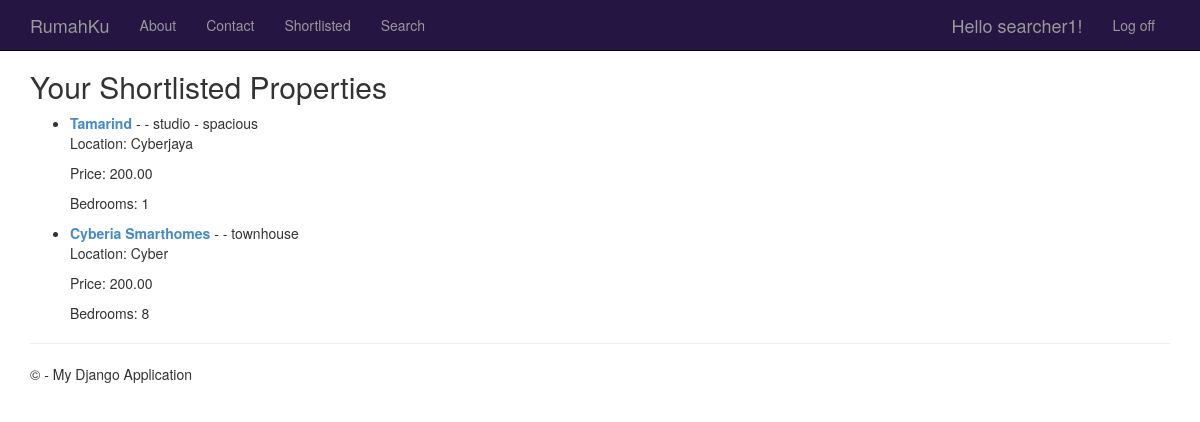
Page /searcher/shortlisted/ (signed in) on the committed database.
### app/models.py (models this page shows, shortened)
class ShortlistedProperty(models.Model):
    searcher = models.ForeignKey(Searcher, on_delete=models.CASCADE, related_name='shortlisted_properties')
    property = models.ForeignKey('Property', on_delete=models.CASCADE)  # Assuming you have a Property model

class Property(models.Model):
    title = models.CharField(max_length=100)
    description = models.TextField()
    location = models.CharField(max_length=100, default="Unknown")
    price = models.DecimalField(max_digits=10, decimal_places=2, default=0)
    bedrooms = models.PositiveIntegerField(default=1)
    owner = models.ForeignKey(Owner, on_delete=models.SET_NULL, null=True)  # ForeignKey to the Owner model, allowing null values
    max_no_of_tenants = models.IntegerField(default=1)  # Assuming a default value of 1 tenant

### Searcher/views.py (the view)
# urls.py: path('shortlisted/', views.properties_shortlisted, name='properties_shortlisted'),
@login_required
def properties_shortlisted(request):
    shortlisted_properties = models.ShortlistedProperty.objects.filter(searcher__user=request.user)
    return render(request, 'properties_shortlisted.html', {'shortlisted_properties': shortlisted_properties})

### Searcher/templates/properties_shortlisted.html
{% extends "app/layout.html" %} {% block content %}
     <h2>Your Shortlisted Properties</h2>
    {% if shortlisted_properties %}
        <ul>
            {% for shortlisted_property in shortlisted_properties %}
                <li>
                    <strong><a href="{% url 'property_detail' shortlisted_property.property.id %}">{{ shortlisted_property.property.title }}</a></strong> - {{ shortlisted_property.property.description }}
                    <p>Location: {{ shortlisted_property.property.location }}</p>
                    <p>Price: {{ shortlisted_property.property.price }}</p>
                    <p>Bedrooms: {{ shortlisted_property.property.bedrooms }}</p>
                </li>
            {% endfor %}
        </ul>
    {% else %}
        <p>You haven't shortlisted any properties yet.</p>
    {% endif %}
{% endblock %}

### app/templates/app/loginpartial.html (shortened to what this page needs)
{% if user.is_authenticated %}
<form id="logoutForm" action="/logout" method="post" class="navbar-right">
    <ul class="nav navbar-nav navbar-right">
        <li><span class="navbar-brand">Hello {{ user.username }}!</span></li>
        <li><a href="javascript:document.getElementById('logoutForm').submit()">Log off</a></li>
    </ul>
</form>
{% else %}
<ul class="nav navbar-nav navbar-right">
    <li><a href="{% url 'login' %}">Log in</a></li>
</ul>
{% endif %}

### app/static/app/content/site.css (style rules this page uses)
body { padding-top: 50px; padding-bottom: 20px; }

### rows in the picture
ShortlistedProperty: property "Tamarind", property.description "- studio - spacious", property.location "Cyberjaya", property.price "200.00", property.bedrooms "1"
ShortlistedProperty: property "Cyberia Smarthomes", property.description "- townhouse", property.location "Cyber", property.price "200.00", property.bedrooms "8"

### other values in the picture
{{ user.username }} "searcher1"
